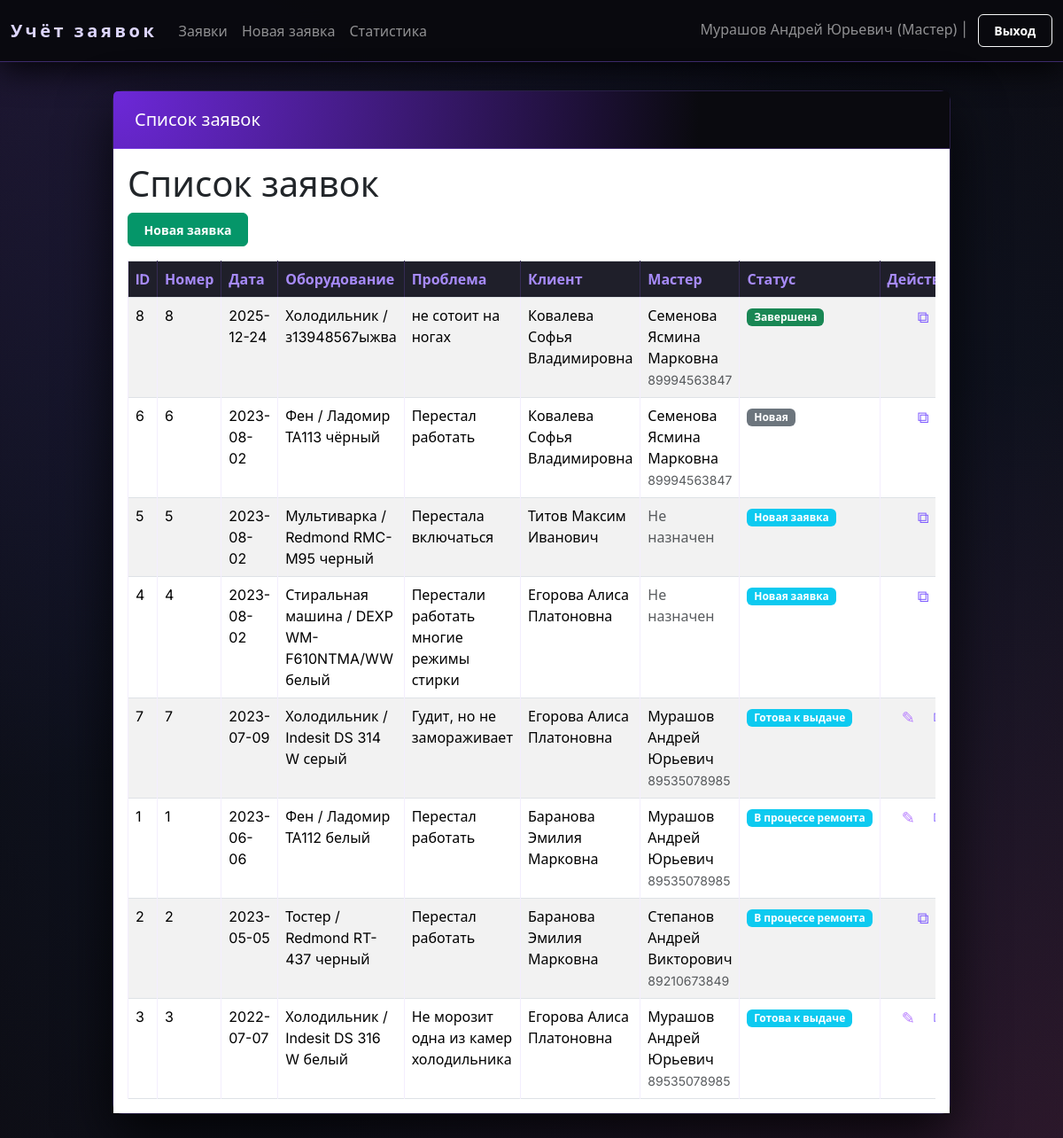
Page /requests (signed in) on the committed database.
### tables this page shows
CREATE TABLE users (
            user_id INTEGER PRIMARY KEY,
            fio TEXT,
            phone TEXT,
            login TEXT UNIQUE,
            password TEXT,
            user_type TEXT,
            is_active INTEGER DEFAULT 1,
            registration_date TEXT DEFAULT CURRENT_TIMESTAMP
        );

CREATE TABLE requests (
            request_id INTEGER PRIMARY KEY AUTOINCREMENT,
            start_date TEXT,
            climate_tech_type TEXT,
            climate_tech_model TEXT,
            problem_description TEXT,
            request_status TEXT,
            completion_date TEXT,
            repair_parts TEXT,
            master_id INTEGER,
            client_id INTEGER,
            FOREIGN KEY(master_id) REFERENCES users(user_id),
            FOREIGN KEY(client_id) REFERENCES users(user_id)
        );

### web_app.py (the view)
    def wrapper(*args, **kwargs):
        if "user" not in session:
            return redirect(url_for("login"))
        return view_func(*args, **kwargs)

### web_app.py (called while the page is built)
def get_connection():
    if not os.path.exists(DB_NAME):
        raise FileNotFoundError(f"База данных '{DB_NAME}' не найдена.")
    conn = sqlite3.connect(DB_NAME)
    conn.row_factory = sqlite3.Row
    return conn

def login_required(view_func):
    def wrapper(*args, **kwargs):
        if "user" not in session:
            return redirect(url_for("login"))
        return view_func(*args, **kwargs)
    wrapper.__name__ = view_func.__name__
    return wrapper

### templates/requests_list.html (shortened to what this page needs)
{% extends "base.html" %}
{% block header %}Список заявок{% endblock %}
{% block content %}
<h1>Список заявок</h1>
<p><a class="btn btn-success btn-sm" href="{{ url_for('new_request') }}">Новая заявка</a></p>
<div class="table-responsive">
  <table class="table table-striped table-bordered mb-0">
    <thead>
      <tr>
        <th>ID</th>
        <th>Номер</th>
        <th>Дата</th>
        <th>Оборудование</th>
        <th>Проблема</th>
        <th>Клиент</th>
        <th>Мастер</th>
        <th>Статус</th>
        <th>Действия</th>
      </tr>
    </thead>
    <tbody>
      {% for r in requests %}
      <tr>
        <td>{{ r.request_id }}</td>
        <td>{{ r.request_number }}</td>
        <td>{{ r.start_date }}</td>
        <td>{{ r.climate_tech_type }} / {{ r.climate_tech_model }}</td>
        <td>{{ r.problem_description }}</td>
        <td>{{ r.client_fio }}</td>
        <td>
          {% if r.master_fio %}
            {{ r.master_fio }}
            {% if r.master_phone %}
              <br><small class="text-muted">{{ r.master_phone }}</small>
            {% endif %}
          {% else %}
            <span class="text-muted">Не назначен</span>
          {% endif %}
        </td>
        <td><span class="badge status-badge {{ r.status_class }}">{{ r.request_status }}</span></td>
        <td class="text-center">
  {% if r.can_edit %}
    <a href="{{ url_for('edit_request', request_id=r.request_id) }}"
       class="action-icon action-edit me-3"
       title="Редактировать заявку">
      ✎
    </a>
  {% endif %}
  <a href="{{ url_for('qr_for_request', request_id=r.request_id) }}"
     target="_blank"
     class="action-icon action-qr"
     title="QR-код для отзыва">
    ⧉
  </a>
</td>
      </tr>
      {% endfor %}
    </tbody>
  </table>
</div>
{% endblock %}

### templates/base.html (shortened to what this page needs)
<!doctype html>
<html lang="ru">
<head>
    <link rel="stylesheet"
          href="https://cdn.jsdelivr.net/npm/bootstrap@5.3.2/dist/css/bootstrap.min.css">
    <link rel="stylesheet" href="{{ url_for('static', filename='styles.css') }}">
</head>
<body>
<nav class="navbar navbar-expand-lg navbar-dark bg-dark">
  <div class="container-fluid">
    <a class="navbar-brand" href="{{ url_for('index') }}">Учёт заявок</a>
    <div class="collapse navbar-collapse" id="navbarNav">
      <ul class="navbar-nav me-auto mb-2 mb-lg-0">
        {% if current_user %}
        <li class="nav-item">
          <a class="nav-link" href="{{ url_for('requests_list') }}">Заявки</a>
        </li>
        <li class="nav-item">
          <a class="nav-link" href="{{ url_for('new_request') }}">Новая заявка</a>
        </li>
        <li class="nav-item">
          <a class="nav-link" href="{{ url_for('stats') }}">Статистика</a>
        </li>
        {% endif %}
      </ul>
      <span class="navbar-text">
        {% if current_user %}
          {{ current_user['fio'] }} ({{ current_user['user_type'] }}) |
          <a href="{{ url_for('logout') }}" class="btn btn-sm btn-outline-light ms-2">Выход</a>
        {% else %}
          <a href="{{ url_for('login') }}" class="btn btn-sm btn-outline-light">Войти</a>
          <a href="{{ url_for('register') }}" class="btn btn-sm btn-outline-light ms-2">Регистрация</a>
        {% endif %}
      </span>
    </div>
  </div>
</nav>
<div class="container app-shell">
  <div class="row justify-content-center">
    <div class="col-12 col-lg-11 col-xl-10">
      <div class="card app-card">
        <div class="card-header app-card-header">
          <h5 class="mb-0">{% block header %}{{ title }}{% endblock %}</h5>
        </div>
        <div class="card-body bg-white">
          {% block content %}{% endblock %}
        </div>
      </div>
    </div>
  </div>
</div>
</body>
</html>

### static/styles.css (style rules this page uses)
* { box-sizing: border-box; }
body { min-height: 100vh; font-family: 'Inter', system-ui, -apple-system, sans-serif; color: #f1f5f9; background-color: #0a0a0f; background-image: radial-gradient(circle at 0 0, rgba(139, 92, 246, 0.15) 0, transparent 50%), radial-gradient(circle at 100% 100%, rgba(236, 72, 153, 0.12) 0, transparent 50%), radial-gradient(circle at 50% 50%, rgba(15, 23, 42, 1) 0, transparent 100%), linear-gradient(135deg, #0a0a0f 0%, #11111b 100%); background-attachment: fixed; }
.app-shell { padding: 32px 0 48px; }
.app-card { border-radius: 12px; box-shadow: 0 24px 60px rgba(0, 0, 0, 0.8); background: rgba(17, 17, 27, 0.94); border: 1px solid rgba(139, 92, 246, 0.2); }
.app-card-header { background: radial-gradient(circle at 0 0, #6d28d9 0, #0a0a0f 70%); color: #ffffff; padding: 1.25rem 1.5rem; border-bottom: 1px solid rgba(139, 92, 246, 0.3); }
.navbar { background: rgba(10, 10, 15, 0.98) !important; box-shadow: 0 10px 35px rgba(0, 0, 0, 0.8); backdrop-filter: blur(16px); border-bottom: 1px solid rgba(139, 92, 246, 0.4); }
.navbar-brand { font-weight: 700; letter-spacing: 0.18em; color: #ddd6fe !important; }
.btn { border-radius: 6px; padding: 0.45rem 1.1rem; font-weight: 600; transition: all 0.3s ease; }
.btn-success { background: #059669; border-color: #059669; }
.table thead th { background: rgba(20, 20, 31, 0.95); color: #a78bfa; border-color: rgba(139, 92, 246, 0.2); }
.table tbody td { border-color: rgba(139, 92, 246, 0.1); }
.card { background-color: rgba(17, 17, 27, 0.98); border: 1px solid rgba(139, 92, 246, 0.2); }
.action-icon { font-size: 18px; color: #9b5cff; text-decoration: none; transition: color 0.2s ease, transform 0.2s ease; }
.action-edit { color: #b57bff; }
.action-qr { color: #7f5cff; }

### rows in the picture
users: fio "Мурашов Андрей Юрьевич"
requests: request_id "8", request_number "8", start_date "2025-12-24", climate_tech_type "Холодильник", climate_tech_model "з13948567ыжва", problem_description "не сотоит на ногах", client_fio "Ковалева Софья Владимировна", master_fio "Семенова Ясмина Марковна", master_phone "89994563847", request_status "Завершена"
requests: request_id "6", request_number "6", start_date "2023-08-02", climate_tech_type "Фен", climate_tech_model "Ладомир ТА113 чёрный", problem_description "Перестал работать", client_fio "Ковалева Софья Владимировна", master_fio "Семенова Ясмина Марковна", master_phone "89994563847", request_status "Новая"
requests: request_id "5", request_number "5", start_date "2023-08-02", climate_tech_type "Мультиварка", climate_tech_model "Redmond RMC-M95 черный", problem_description "Перестала включаться", client_fio "Титов Максим Иванович", shows "Не назначен", request_status "Новая заявка"
requests: request_id "4", request_number "4", start_date "2023-08-02", climate_tech_type "Стиральная машина", climate_tech_model "DEXP WM-F610NTMA/WW белый", problem_description "Перестали работать многие режимы стирки", client_fio "Егорова Алиса Платоновна", shows "Не назначен", request_status "Новая заявка"
requests: request_id "7", request_number "7", start_date "2023-07-09", climate_tech_type "Холодильник", climate_tech_model "Indesit DS 314 W серый", problem_description "Гудит, но не замораживает", client_fio "Егорова Алиса Платоновна", master_fio "Мурашов Андрей Юрьевич", master_phone "89535078985", request_status "Готова к выдаче"
requests: request_id "1", request_number "1", start_date "2023-06-06", climate_tech_type "Фен", climate_tech_model "Ладомир ТА112 белый", problem_description "Перестал работать", client_fio "Баранова Эмилия Марковна", master_fio "Мурашов Андрей Юрьевич", master_phone "89535078985", request_status "В процессе ремонта"
requests: request_id "2", request_number "2", start_date "2023-05-05", climate_tech_type "Тостер", climate_tech_model "Redmond RT-437 черный", problem_description "Перестал работать", client_fio "Баранова Эмилия Марковна", master_fio "Степанов Андрей Викторович", master_phone "89210673849", request_status "В процессе ремонта"
requests: request_id "3", request_number "3", start_date "2022-07-07", climate_tech_type "Холодильник", climate_tech_model "Indesit DS 316 W белый", problem_description "Не морозит одна из камер холодильника", client_fio "Егорова Алиса Платоновна", master_fio "Мурашов Андрей Юрьевич", master_phone "89535078985", request_status "Готова к выдаче"

### other values in the picture
{{ current_user['user_type'] }} "Мастер"
